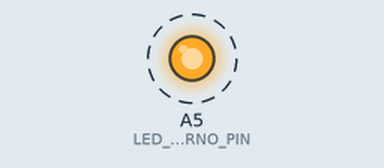
Bench run of a sketch on a simulated Arduino Uno, built with avr-gcc and run on an emulated ATmega328P. On the bench: output pins drawn as LEDs (lit = HIGH). Dashed ring = blinking.

Above: at 0.5 s.
Timing chart, 0 to 4.6 s (numbered marks = the images above):
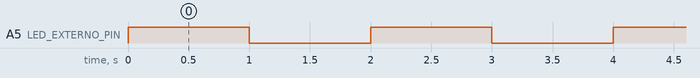

The sketch:

Proyecto3_Led.ino
```cpp
/*
 * ==========================================================
 * Proyecto 3: Blink con LED Externo
 * ==========================================================
 */

// Usaremos el pin A5 (PUERTO S5) como si fuera un pin digital.
// (Los pines Analógicos A0-A5 también pueden usarse como Digitales)


#define LED_EXTERNO_PIN A5 // Pin de señal del Puerto S5

void setup() {
  // Configurar el pin A5 como SALIDA
  pinMode(LED_EXTERNO_PIN, OUTPUT);
}

void loop() {
  // Parpadeo clásico (Blink)
  digitalWrite(LED_EXTERNO_PIN, HIGH); // Encender
  delay(1000);                         // Esperar 1 segundo
  digitalWrite(LED_EXTERNO_PIN, LOW);  // Apagar
  delay(1000);                         // Esperar 1 segundo
}
```

Measured:
- by itself, A5 (LED_EXTERNO_PIN): alternates HIGH for 1.0 s and LOW for 1.0 s
